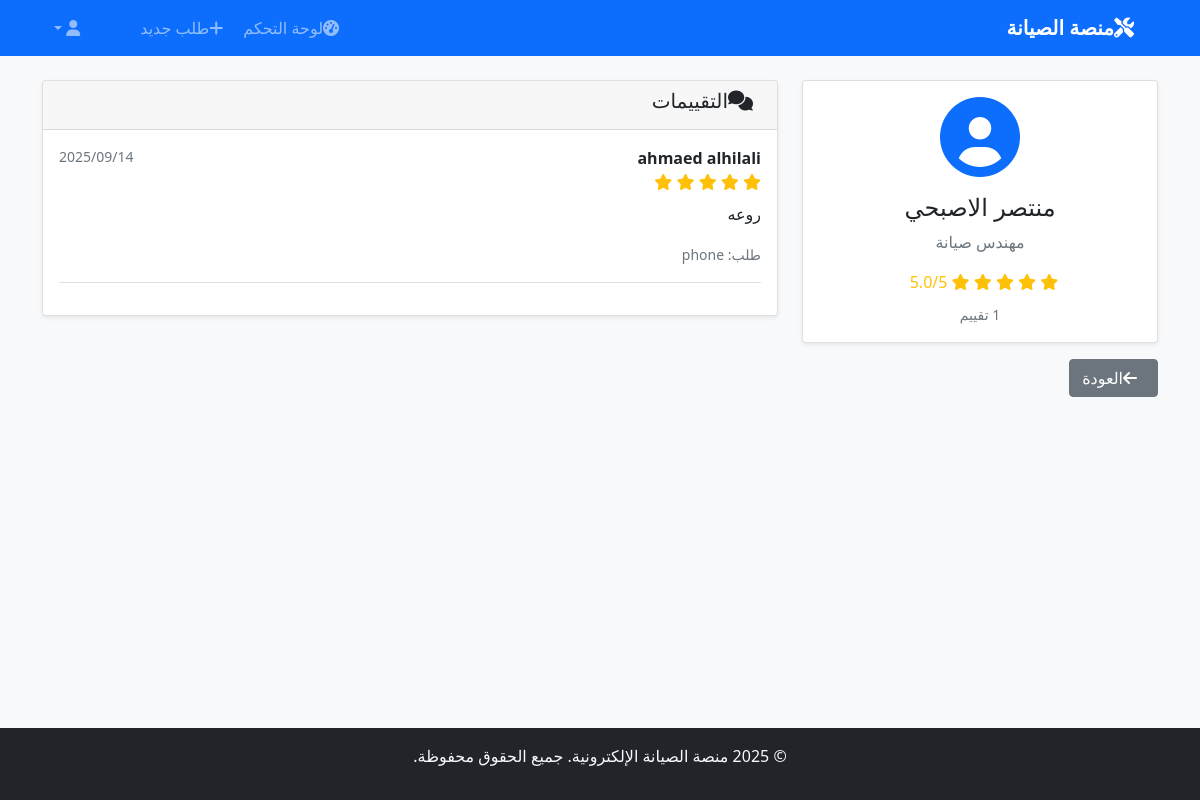
/engineer/10/ (signed in), run on the app's committed database.
### services/models.py (models this page shows, shortened)
class Rating(models.Model):
    service_request = models.OneToOneField(
        ServiceRequest,
        on_delete=models.CASCADE,
        related_name='rating'
    )
    engineer = models.ForeignKey(
        User,
        on_delete=models.CASCADE,
        related_name='ratings'
    )
    client = models.ForeignKey(
        User,
        on_delete=models.CASCADE,
        related_name='given_ratings'
    )
    stars = models.IntegerField(
        validators=[MinValueValidator(1), MaxValueValidator(5)]
    )
    comment = models.TextField(blank=True)
    created = models.DateTimeField(auto_now_add=True)
    class Meta:
        ordering = ['-created']

class ServiceRequest(models.Model):
    REQUEST_TYPES = (
        ('private', 'طلب خاص'),
        ('public', 'طلب عام'),
    )
    STATUS_CHOICES = (
        ('pending', 'قيد الانتظار'),
        ('accepted', 'مقبول'),
        ('in_progress', 'قيد التنفيذ'),
        ('completed', 'مكتمل'),
        ('cancelled', 'ملغي'),
    )
    title = models.CharField(max_length=250)
    description = models.TextField()
    image = models.ImageField(upload_to='requests/%Y/%m/%d/', blank=True)
    request_type = models.CharField(max_length=10, choices=REQUEST_TYPES)
    assigned_engineer = models.ForeignKey( User,
        on_delete=models.CASCADE,
        null=True,
        blank=True,
        related_name='assigned_requests',
        limit_choices_to={'profile__user_type': 'engineer'}
    )
    client = models.ForeignKey(
        User,
        on_delete=models.CASCADE,
        related_name='service_requests'
    )
    status = models.CharField(max_length=15, choices=STATUS_CHOICES, default='pending')
    created = models.DateTimeField(auto_now_add=True)
    updated = models.DateTimeField(auto_now=True)
    class Meta:
        ordering = ['-created']

### services/views.py (the view)
# urls.py: path('engineer/<int:engineer_id>/', views.engineer_profile, name='engineer_profile'),
@login_required
def engineer_profile(request, engineer_id):
    engineer = get_object_or_404(User, id=engineer_id, profile__user_type='engineer')
    ratings = Rating.objects.filter(engineer=engineer)
    if ratings:
        avg_rating = sum(r.stars for r in ratings) / len(ratings)
    else:
        avg_rating = 0
    context = {
        'engineer': engineer,
        'ratings': ratings,
        'avg_rating': round(avg_rating, 1),
        'total_ratings': len(ratings)
    }
    return render(request, 'services/engineer_profile.html', context)

### templates/services/engineer_profile.html (shortened to what this page needs)
{% extends 'base.html' %}
{% block content %}
<div class="row">
    <div class="col-md-4">
        <div class="card">
            <div class="card-body text-center">
                <i class="fas fa-user-circle fa-5x text-primary mb-3"></i>
                <h4>{{ engineer.first_name }} {{ engineer.last_name }}</h4>
                <p class="text-muted">مهندس صيانة</p>
                {% if avg_rating > 0 %}
                    <div class="rating-stars mb-2">
                        {% for i in "12345" %}
                            {% if forloop.counter <= avg_rating %}
                                <i class="fas fa-star"></i>
                            {% else %}
                                <i class="far fa-star"></i>
                            {% endif %}
                        {% endfor %}
                        <span class="ms-2">{{ avg_rating }}/5</span>
                    </div>
                    <small class="text-muted">{{ total_ratings }} تقييم</small>
                {% else %}
                    <p class="text-muted">لا توجد تقييمات بعد</p>
                {% endif %}
            </div>
        </div>
    </div>
    <div class="col-md-8">
        <div class="card">
            <div class="card-header">
                <h5><i class="fas fa-comments me-2"></i>التقييمات</h5>
            </div>
            <div class="card-body">
                {% if ratings %}
                    {% for rating in ratings %}
                        <div class="border-bottom pb-3 mb-3">
                            <div class="d-flex justify-content-between">
                                <div>
                                    <strong>{{ rating.client.first_name }} {{ rating.client.last_name }}</strong>
                                    <div class="rating-stars">
                                        {% for i in "12345" %}
                                            {% if forloop.counter <= rating.stars %}
                                                <i class="fas fa-star"></i>
                                            {% else %}
                                                <i class="far fa-star"></i>
                                            {% endif %}
                                        {% endfor %}
                                    </div>
                                </div>
                                <small class="text-muted">{{ rating.created|date:"Y/m/d" }}</small>
                            </div>
                            {% if rating.comment %}
                                <p class="mt-2">{{ rating.comment }}</p>
                            {% endif %}
                            <small class="text-muted">طلب: {{ rating.service_request.title }}</small>
                        </div>
                    {% endfor %}
                {% else %}
                    <div class="text-center py-4">
                        <i class="fas fa-comments fa-3x text-muted mb-3"></i>
                        <h6 class="text-muted">لا توجد تقييمات بعد</h6>
                    </div>
                {% endif %}
            </div>
        </div>
    </div>
</div>
<div class="row mt-3">
    <div class="col-12">
        <a href="{% url 'services:dashboard' %}" class="btn btn-secondary">
            <i class="fas fa-arrow-left me-2"></i>العودة
        </a>
    </div>
</div>
{% endblock %}

### templates/base.html (style rules this page uses)
html, body { height: 100%; }
body { font-family: 'Segoe UI', Tahoma, Geneva, Verdana, sans-serif; background-color: #f8f9fa; display: flex; flex-direction: column; }
.card { box-shadow: 0 0.125rem 0.25rem rgba(0, 0, 0, 0.075); border: 1px solid rgba(0, 0, 0, 0.125); }
.rating-stars { color: #ffc107; }

### data on the page
Rating: client.first_name "ahmaed", client.last_name "alhilali", stars 5 (drawn), created "2025/09/14", comment "روعه", service_request "phone"

### other printed values
{{ engineer.first_name }} "منتصر"
{{ engineer.last_name }} "الاصبحي"
{{ avg_rating }} "5.0"
